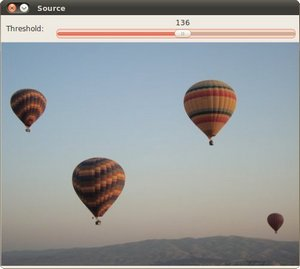
//> input picture DisplayImage/Ballon.jpg, 300 x 269 px
$ ./cal_hist ../Ballon.jpg   (built with g++ and OpenCV 4)
//> lines starting //> are read from the running program, lines starting //| are printed output that depends on the picture
#include <opencv2/imgproc/imgproc.hpp>
#include <opencv2/highgui/highgui.hpp>
#include <iostream>
#include <string>

using namespace cv;
using namespace std;

//main function
int main(int argc, char** argv)
{
	Mat src,dst;

	//LOad image
	src = imread(argv[1],1);
//> src is the input picture: 269 rows x 300 cols, CV_8UC3; mean B, G, R 157.4, 156.9, 154.1

	if (!src.data)
		return -1;

	//Seperate the image in 3 places(BGR)
	vector<Mat> bgr_planes;
	split(src,bgr_planes);
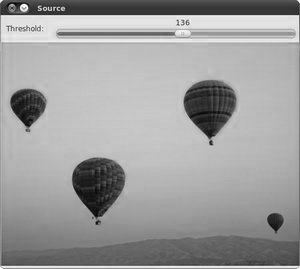
//> bgr_planes[0]: 269 rows x 300 cols, CV_8UC1; min 1, max 253, mean 157.4
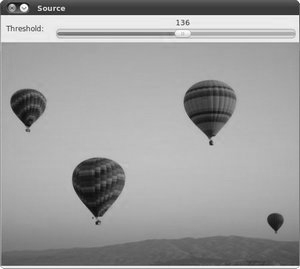
//> bgr_planes[1]: 269 rows x 300 cols, CV_8UC1; min 7, max 255, mean 156.9
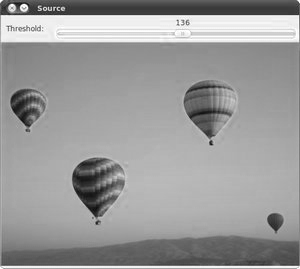
//> bgr_planes[2]: 269 rows x 300 cols, CV_8UC1; min 12, max 255, mean 154.1

	//Establish the number of bins
	int histsize = 256;

	//Set the range) [0,255]
	float range[] = {0,255};
	const float* histRange = {range};

	bool uniform = true;bool accumulate =false;

	Mat b_hist,g_hist,r_hist;
	//COmpute the histograms:
	calcHist(&bgr_planes[0],1,0,Mat(),b_hist,1,&histsize,&histRange,uniform,accumulate);
//> b_hist = 256 values, max 2002 at index 197, min 0 at index 0, mean 315.2
	calcHist(&bgr_planes[1],1,0,Mat(),g_hist,1,&histsize,&histRange,uniform,accumulate);
//> g_hist = 256 values, max 1979 at index 182, min 0 at index 0, mean 315.2
	calcHist(&bgr_planes[2],1,0,Mat(),r_hist,1,&histsize,&histRange,uniform,accumulate);
//> r_hist = 256 values, max 1729 at index 171, min 0 at index 0, mean 313.7

	//Draw the histograms for bgr
	int hist_w = 512; int hist_h = 400;
	int bin_w = cvRound((double) hist_w/histsize);

	Mat histImage(hist_h,hist_w,CV_8UC3,Scalar(0,0,0));

	//normal the histograms for bgr
	normalize(b_hist,b_hist,0,histImage.rows,NORM_MINMAX,-1,Mat());
//> b_hist = 256 values, max 400 at index 197, min 0 at index 0, mean 62.98
	normalize(g_hist,g_hist,0,histImage.rows,NORM_MINMAX,-1,Mat());
//> g_hist = 256 values, max 400 at index 182, min 0 at index 0, mean 63.71
	normalize(r_hist,r_hist,0,histImage.rows,NORM_MINMAX,-1,Mat());
//> r_hist = 256 values, max 400 at index 171, min 0 at index 0, mean 72.58

	//Draw for each channel
	for (int i =1;i<histsize;i++)
	{
		line(histImage,Point(bin_w*(i-1),hist_h -cvRound(b_hist.at<float>(i-1))),Point(bin_w*(i),hist_h-cvRound(b_hist.at<float>(i))),Scalar(255,0,0),2,8,0);
		line(histImage,Point(bin_w*(i-1),hist_h-cvRound(g_hist.at<float>(i-1))),Point(bin_w*(i),hist_h-cvRound(g_hist.at<float>(i))),Scalar(0,255,0),2,8,0);

		line(histImage,Point(bin_w*(i-1),hist_h-cvRound(r_hist.at<float>(i-1))),Point(bin_w*(i),hist_h-cvRound(r_hist.at<float>(i))),Scalar(0,0,255),2,8,0);

	}
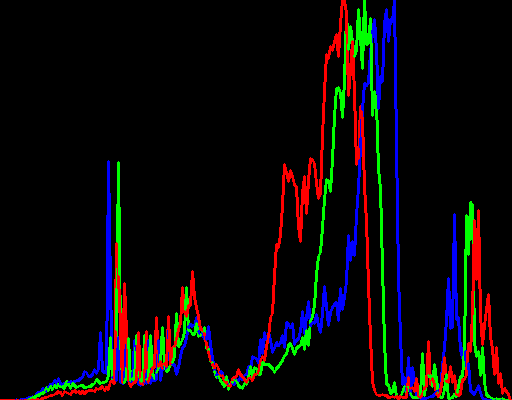
//> histImage: 400 rows x 512 cols, CV_8UC3; mean B, G, R 9.8, 9.5, 11.5

	//Display
	namedWindow("calcHist",CV_WINDOW_AUTOSIZE);
	imshow("calcHist",histImage);

	waitKey(0);
	return 0;
}

$ run again, on DisplayImage/baboon.jpg
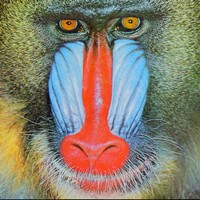
//> input picture DisplayImage/baboon.jpg, 200 x 200 px
//> src is the input picture: 200 rows x 200 cols, CV_8UC3; mean B, G, R 111.6, 128, 135.8
//> `split(src,bgr_planes);`:
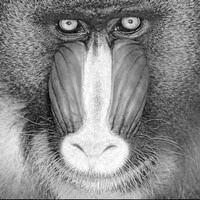
//> bgr_planes[2]: 200 rows x 200 cols, CV_8UC1; min 0, max 255, mean 135.8
//> `calcHist(&bgr_planes[0],1,0,Mat(),b_hist,1,&histsize,&histRange,unifor..`: b_hist = 256 values, max 374 at index 82, min 0 at index 255, mean 156.2
//> `calcHist(&bgr_planes[1],1,0,Mat(),g_hist,1,&histsize,&histRange,unifor..`: g_hist = 256 values, max 333 at index 89, min 0 at index 3, mean 156.2
//> `calcHist(&bgr_planes[2],1,0,Mat(),r_hist,1,&histsize,&histRange,unifor..`: r_hist = 256 values, max 341 at index 114, min 0 at index 4, mean 156.1
//> `normalize(b_hist,b_hist,0,histImage.rows,NORM_MINMAX,-1,Mat());`: b_hist = 256 values, max 400 at index 82, min 0 at index 255, mean 167.1
//> `normalize(g_hist,g_hist,0,histImage.rows,NORM_MINMAX,-1,Mat());`: g_hist = 256 values, max 400 at index 89, min 0 at index 3, mean 187.7
//> `normalize(r_hist,r_hist,0,histImage.rows,NORM_MINMAX,-1,Mat());`: r_hist = 256 values, max 400 at index 114, min 0 at index 4, mean 183.1
//> after the loop `for (int i =1;i<histsize;i++)`:
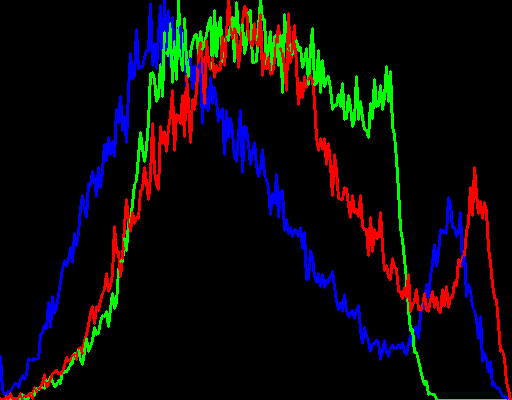
//> histImage: 400 rows x 512 cols, CV_8UC3; mean B, G, R 11.1, 9.9, 12
